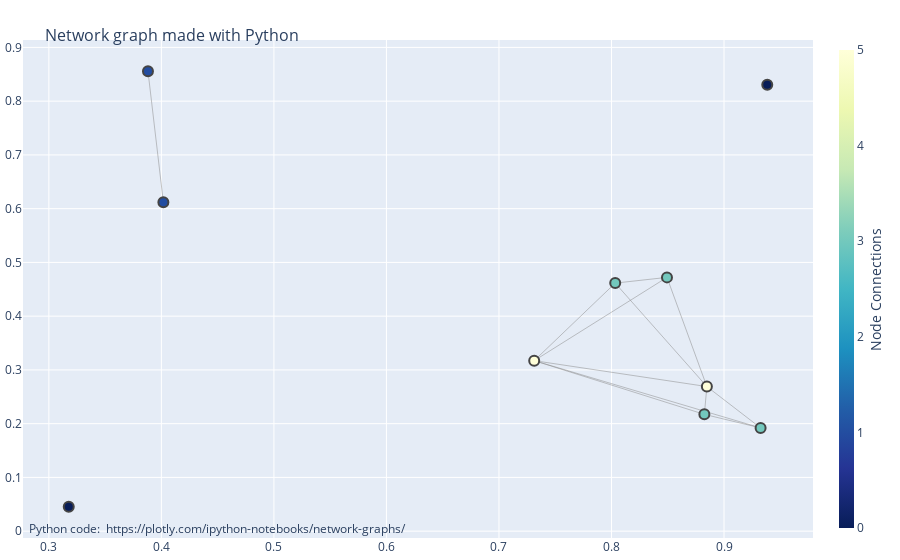

The cell this chart's notebook holds for it:
### Code cell
fig = go.Figure(data=[edge_trace, node_trace],
             layout=go.Layout(
                title='<br>Network graph made with Python',
                titlefont_size=16,
                showlegend=False,
                hovermode='closest',
                margin=dict(b=20,l=5,r=5,t=40),
                annotations=[ dict(
                    text="Python code: <a href='https://plotly.com/ipython-notebooks/network-graphs/'> https://plotly.com/ipython-notebooks/network-graphs/</a>",
                    showarrow=False,
                    xref="paper", yref="paper",
                    x=0.005, y=-0.002 ) ],
                xaxis=dict(showgrid=True, zeroline=False, showticklabels=True),
                yaxis=dict(showgrid=True, zeroline=False, showticklabels=True))
                )
fig.show()

### Figure 1 — Plotly figure (JSON) as saved in the notebook; plotly's stock layout.template omitted (floating-point values rounded to 4 significant figures)
{"data": [{"hoverinfo": "none", "line": {"color": "#888", "width": 0.5}, "mode": "lines", "type": "scatter", "x": [0.8825, 0.8848, null, 0.8825, 0.7313, null, 0.8825, 0.9325, null, 0.4018, 0.3881, null, 0.7313, 0.8848, null, 0.7313, 0.8033, null, 0.7313, 0.8493, null, 0.7313, 0.9325, null, 0.8848, 0.8493, null, 0.8848, 0.9325, null, 0.8848, 0.8033, null, 0.8033, 0.8493, null], "y": [0.2173, 0.269, null, 0.2173, 0.3172, null, 0.2173, 0.1921, null, 0.6119, 0.8558, null, 0.3172, 0.269, null, 0.3172, 0.4615, null, 0.3172, 0.4722, null, 0.3172, 0.1921, null, 0.269, 0.4722, null, 0.269, 0.1921, null, 0.269, 0.4615, null, 0.4615, 0.4722, null]}, {"hoverinfo": "text", "marker": {"color": [3, 1, 5, 0, 5, 3, 0, 3, 1, 3], "colorbar": {"thickness": 15, "title": {"side": "right", "text": "Node Connections"}, "xanchor": "left"}, "colorscale": [[0, "rgb(255,255,217)"], [0.125, "rgb(237,248,177)"], [0.25, "rgb(199,233,180)"], [0.375, "rgb(127,205,187)"], [0.5, "rgb(65,182,196)"], [0.625, "rgb(29,145,192)"], [0.75, "rgb(34,94,168)"], [0.875, "rgb(37,52,148)"], [1, "rgb(8,29,88)"]], "line": {"width": 2}, "reversescale": true, "showscale": true, "size": 10}, "mode": "markers", "text": ["# of connections: 3\nNode: 0", "# of connections: 1\nNode: 1", "# of connections: 5\nNode: 2", "# of connections: 0\nNode: 3", "# of connections: 5\nNode: 4", "# of connections: 3\nNode: 5", "# of connections: 0\nNode: 6", "# of connections: 3\nNode: 7", "# of connections: 1\nNode: 8", "# of connections: 3\nNode: 9"], "type": "scatter", "x": [0.8825, 0.4018, 0.7313, 0.9384, 0.8848, 0.9325, 0.3177, 0.8033, 0.3881, 0.8493], "y": [0.2173, 0.6119, 0.3172, 0.8307, 0.269, 0.1921, 0.04525, 0.4615, 0.8558, 0.4722]}], "layout": {"annotations": [{"showarrow": false, "text": "Python code: <a href='https://plotly.com/ipython-notebooks/network-graphs/'> https://plotly.com/ipython-notebooks/network-graphs/</a>", "x": 0.005, "xref": "paper", "y": -0.002, "yref": "paper"}], "autosize": true, "hovermode": "closest", "margin": {"b": 20, "l": 5, "r": 5, "t": 40}, "showlegend": false, "title": {"font": {"size": 16}, "text": "<br>Network graph made with Python"}, "xaxis": {"autorange": true, "range": [0.2783, 0.9778], "showgrid": true, "showticklabels": true, "type": "linear", "zeroline": false}, "yaxis": {"autorange": true, "range": [-0.01646, 0.9175], "showgrid": true, "showticklabels": true, "type": "linear", "zeroline": false}}}
